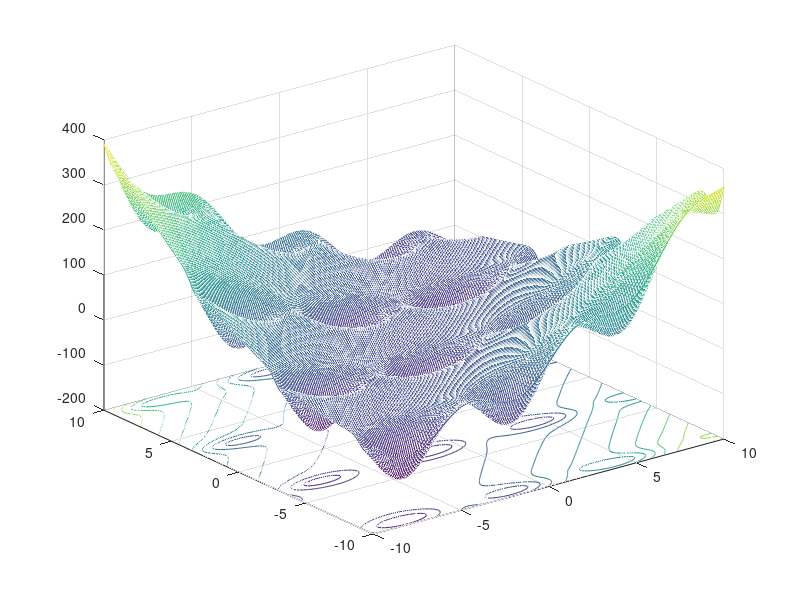

The MATLAB source for this figure:
% %visualisasi
% 
% %plot
% x = [-10:1:10]
% f = x.^2;
% g = 2*x;
% plot (x,f,'b.',x,g,'k*')
% xlabel('x')
% ylabel('f(x)')
% title ('Grafik Fungsi')
% legend ('f(x)','g(x)')
% grid on


% %subplot
% x = [-100:1:100];
% f = x.^2;
% g = 2*x;
% 
% %subplot(2,1,1)
% figure(1)
% plot (x,f,'b.')
% xlabel('sumbu x')
% ylabel('f(x)')
% title ('Grafik Fungsi x^2')
% %legend ('f(x)','g(x)')
% grid on
% 
% %subplot(2,1,2)
% figure(2)
% plot (x,g,'r+')
% xlabel('sumbu x')
% ylabel('g(x)')
% title ('Grafik Fungsi 2*x')
% %legend ('f(x)','g(x)')
% grid on

% x = linspace(-2*pi,2*pi);
% y = linspace(0,4*pi);
% [X,Y] = meshgrid(x,y);
% Z = sin(X)+cos(Y);
% contour(X,Y,Z)

% Z = peaks;
% Z(:,26) = NaN;
% contour(Z)

% % Membuat data untuk contour plot
% [x, y] = meshgrid(-2:0.1:2, -2:0.1:2);
% z = sin(x.^2 + y.^2);
% 
% % Membuat plot contour dengan warna berdasarkan tinggi
% contourf(x, y, z, 'LineWidth', 2);
% colorbar; % Menambahkan colorbar untuk memberi skala warna
% xlabel('X');
% ylabel('Y');
% title('Contour Plot of sin(x^2 + y^2)');


% % Membuat data untuk plot 3D
% [x, y] = meshgrid(-2:0.1:2, -2:0.1:2);
% z = sin(x) .* cos(y);
% 
% % Membuat plot 3D
% figure;
% surf(x, y, z, 'EdgeColor', 'none');
% xlabel('X');
% ylabel('Y');
% zlabel('Z');
% title('3D Plot of sin(x) * cos(y)');
% colormap(parula); % Mengubah skema warna
% colorbar; % Menambahkan colorbar untuk memberi skala warna

% %BAAAAAAGUUUUUUUUSSSSSS BANGET
% % Membuat data untuk plot 3D
% theta = linspace(0, 2*pi, 100);
% z = linspace(-2, 2, 100);
% [theta, z] = meshgrid(theta, z);
% x = (1 + 0.5*cos(3*theta)).*cos(theta);
% y = (1 + 0.5*cos(3*theta)).*sin(theta);
% 
% % Membuat plot 3D
% figure;
% surf(x, y, z, 'EdgeColor', 'none');
% colormap(jet); % Mengubah colormap
% xlabel('X');
% ylabel('Y');
% zlabel('Z');
% title('Plot 3D Punya Fai');


% % Membuat data untuk plot 3D
% [x, y] = meshgrid(-2:0.1:2, -2:0.1:2);
% z = sin(x) .* cos(y);
% % Membuat plot 3D dengan bentuk
% surf(x, y, z, 'EdgeColor', 'none', 'FaceAlpha', 0.7);
% colormap(jet); % Menggunakan peta warna yang berbeda
% colorbar; % Menambahkan colorbar untuk memberi skala warna
% xlabel('X');
% ylabel('Y');
% zlabel('Z');
% title('3D Plot of sin(x) * cos(y)');



% % Membuat data untuk plot 3D
% theta = linspace(0, 2*pi, 100);
% z = linspace(0, 1, 100);
% [theta, z] = meshgrid(theta, z);
% x = cos(theta);
% y = sin(theta);
% 
% % Menggambar siluet bentuk tubuh wanita
% body_x = [x(:); 0.5*x(:); -0.5*x(:)];
% body_y = [y(:); 0.5*y(:); -0.5*y(:)];
% body_z = [z(:); 0.5*ones(size(z(:))); 0.5*ones(size(z(:)))];
% 
% % Plotting
% figure;
% plot3(body_x, body_y, body_z, 'r');
% xlabel('X');
% ylabel('Y');
% zlabel('Z');
% title('Silhouette Plot of Woman Body');
% axis equal;
% grid on;


% % Membuat data untuk contour plot
% [x, y] = meshgrid(-2:0.1:2, -2:0.1:2);
% z = sin(x.^2 + y.^2);
% 
% % Membuat plot contour dengan warna berdasarkan tinggi
% subplot(1,2,1);
% contourf(x, y, z, 'LineWidth', 2);
% colorbar; % Menambahkan colorbar untuk memberi skala warna
% xlabel('X');
% ylabel('Y');
% title('Contour Plot of sin(x^2 + y^2)');
% 
% % Membuat histogram dari data
% subplot(1,2,2);
% histogram(z(:), 20); % 20 adalah jumlah bin
% xlabel('Value');
% ylabel('Frequency');
% title('Histogram of sin(x^2 + y^2)');

% % Definisi fungsi f(x)
% % Mendefinisikan domain x
% x = 0:0.001:1; % Asumsikan langkah 0.001 untuk akurasi
% 
% % Mendefinisikan fungsi f(x)
% y = sin(5*pi*x).^6; % Fungsi equal maxima
% 
% % Menampilkan grafik fungsi
% plot(x,y);
% xlabel('x');
% ylabel('f(x)');
% title('Grafik Fungsi Equal Maxima');

% % % Fungsi Himmelblau
% % x = -10:0.2:10;
% % y = -10:0.2:10;
% % [X, Y] = meshgrid(x, y);
% % Z = (X.^2 + Y - 11).^2 + (X + Y.^2 - 7).^2;
% % contour(X, Y, Z, 'ShowText', 'on');
% % xlabel('x');
% % ylabel('y');
% % title('Fungsi?Himmelblau');

% % Fungsi Himmelblau
% x = -10:0.2:10;
% y = -10:0.2:10;
% [X, Y] = meshgrid(x, y);
% Z = (X.^2 + Y - 11).^2 + (X + Y.^2 - 7).^2;
% surfc(X, Y, Z);
% xlabel('x');
% ylabel('y');
% title('Contour Plot dari Fungsi?Himmelblau');

% % % Fungsi Second Minimax
% % x = -4:0.2:4;
% % y = -4:0.2:4;
% % [X, Y] = meshgrid(x, y);
% % Z = 1/2*(X.^4 - 16*X.^2 + 5*X) + 1/2*(Y.^4 - 16*Y.^2 + 5*Y);
% % 
% % % Plot 3D
% % surfc(X, Y, Z);
% % xlabel('x');
% % ylabel('y');
% % zlabel('z');
% % title('Plot 3D dari Fungsi Second?Minimax');


% %f5 six hum camel back
% x = -1.9:0.1:1.9;
% y = -1.1:0.1:1.1;
% [X, Y] = meshgrid(x, y);
% Z = (4 - 2.1*X.^2 + X.^4/3).*X.^2 + X.*Y + (4*Y.^2 - 4).*Y.^2;
% 
% surf(X, Y, Z);
% title('Six Hump Camel Back Function');
% xlabel('x');
% ylabel('y');
% zlabel('f(x,y)');
% meshc (X,Y,Z)


%bird
x = -10:0.1:10;
y = -10:0.1:10;
[X, Y] = meshgrid(x, y);
Z = sin(X).*exp((1-cos(Y)).^2) + cos(Y).*exp((1-cos(Y)).^2)+(X-Y).^2;

surf(X, Y, Z);
title('bird');
xlabel('x');
ylabel('y');
zlabel('f(x,y)');
meshc (X,Y,Z)
